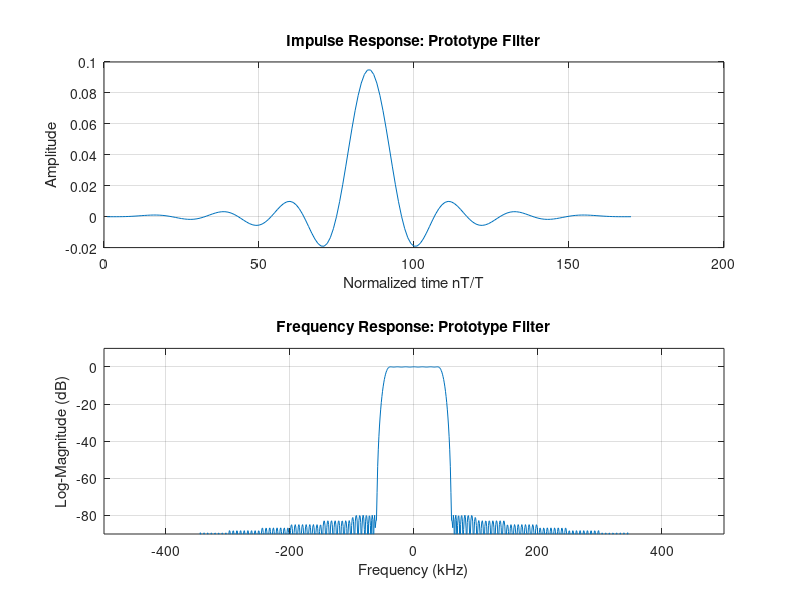
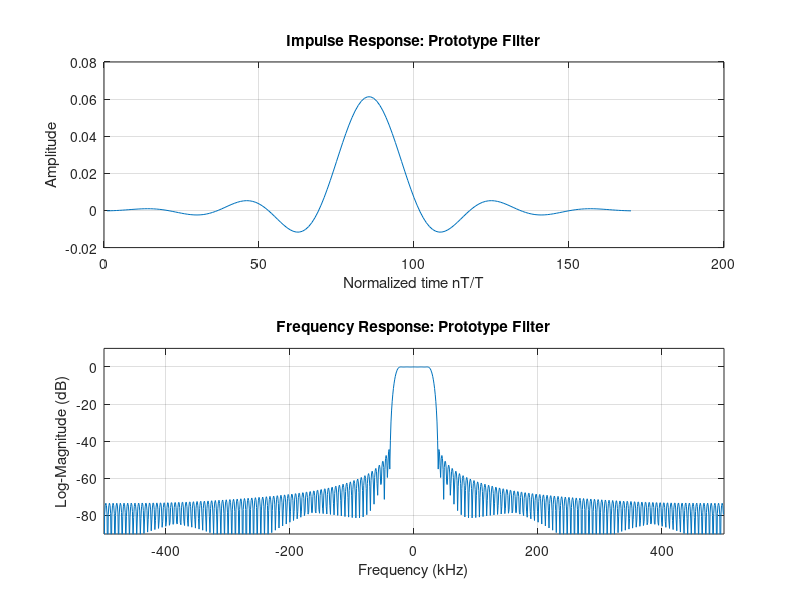

These figures' MATLAB source, in order:
% Script for exploring prototype filter designs use in channelizer
%
% Methods:
%  - Remez algorithm
%  - Window filter method
% 
% Author: drohm
%------------------------------------------------------------------------
%------------------------------------------------------------------------
clear all; close all; clc

%--Method used in Fred Hariss paper
%--flag=0 for flat sidelobes, flag=1 for falling sidelobes
flag = 1;
hh1=remez(169,[0 40 60 500]/500,[1 1 0 0],[1 100]);
frq=[0 40 60 99 100 149 150 199 200 249 250 299 300 349 350 399 400 449 450 500]/500; 
gn=[1 1 0 0 0 0 0 0 0 0 0 0 0 0 0 0 0 0 0 0];
pn= [ 1 100 140 180 220 260 300 340 380 420];
hh2=remez(169,frq,gn,pn); 
hh=hh1;
if flag==1
    hh=hh2;
end

figure
subplot(2,1,1)
plot(hh)
grid
title('Impulse Response: Prototype Filter')
xlabel('Normalized time nT/T')
ylabel('Amplitude')
subplot(2,1,2) 
plot((-0.5:1/1024:.5-1/1024)*1000,fftshift(20*log10(0.000001+abs(fft(hh,1024))))) 
grid
axis([-500 500 -90 10])
title('Frequency Response: Prototype Filter')
xlabel('Frequency (kHz)')
ylabel('Log-Magnitude (dB)')

%--Matlab's filter design using windowing method
L = 170;
BW = 100;
fs = 16*100;
h = fir1(L-1, BW/fs, kaiser(L, 4)); 

figure
subplot(2,1,1)
plot(h)
grid
title('Impulse Response: Prototype Filter')
xlabel('Normalized time nT/T')
ylabel('Amplitude')
subplot(2,1,2) 
plot((-0.5:1/1024:.5-1/1024)*1000,fftshift(20*log10(0.000001+abs(fft(h,1024))))) 
grid
axis([-500 500 -90 10])
title('Frequency Response: Prototype Filter')
xlabel('Frequency (kHz)')
ylabel('Log-Magnitude (dB)')


